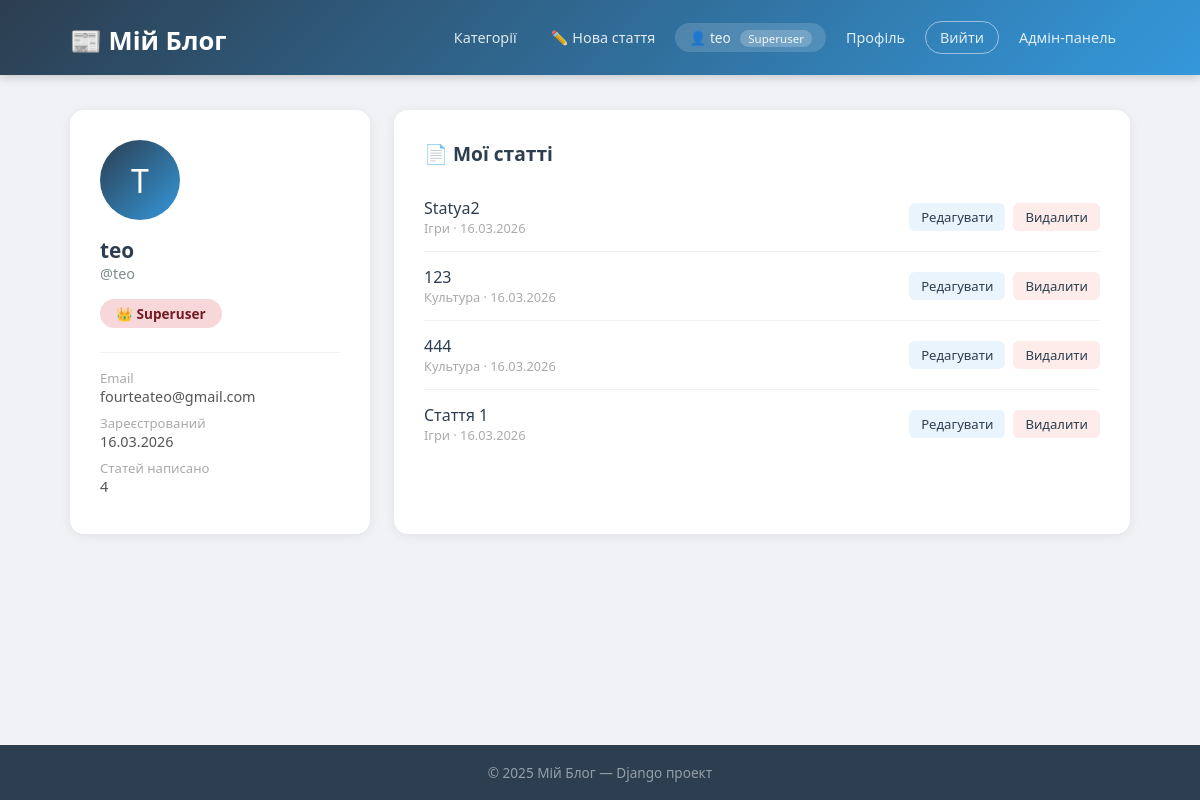
/profile/ (signed in), run on the app's committed database.
### blog/models.py (models this page shows, shortened)
class Article(models.Model):
    title = models.CharField(max_length=200, verbose_name='Заголовок')
    content = models.TextField(verbose_name='Зміст')
    category = models.ForeignKey(
        Category,
        on_delete=models.CASCADE,
        related_name='articles',
        verbose_name='Категорія'
    )
    author = models.ForeignKey(
        User,
        on_delete=models.SET_NULL,
        null=True,
        related_name='articles',
        verbose_name='Автор'
    )
    created_at = models.DateTimeField(auto_now_add=True, verbose_name='Дата публікації')
    updated_at = models.DateTimeField(auto_now=True, verbose_name='Дата редагування')
    is_published = models.BooleanField(default=True, verbose_name='Опубліковано')
    class Meta:
        verbose_name = 'Стаття'
        verbose_name_plural = 'Статті'
        ordering = ['-created_at']

class Category(models.Model):
    name = models.CharField(max_length=100, verbose_name='Назва категорії')
    slug = models.SlugField(unique=True, verbose_name='Slug')
    description = models.TextField(blank=True, verbose_name='Опис')
    class Meta:
        verbose_name = 'Категорія'
        verbose_name_plural = 'Категорії'
        ordering = ['name']

### blog/views.py (the view)
# urls.py: path('profile/', views.profile_view, name='profile'),
@login_required
def profile_view(request):
    profile, _ = UserProfile.objects.get_or_create(user=request.user)
    user_articles = Article.objects.filter(author=request.user).order_by('-created_at')
    return render(request, 'blog/auth/profile.html', {
        'profile': profile,
        'user_articles': user_articles,
    })

### blog/models.py (called while the page is built)
    def can_create_article(self):
        return self.role in [self.ROLE_AUTHOR, self.ROLE_MODERATOR] or self.user.is_staff

### blog/templates/blog/auth/profile.html (shortened to what this page needs)
{% extends 'blog/base.html' %}
{% block content %}
<div class="profile-grid">
    <div>
        <div class="profile-card">
            <div class="avatar">{{ user.username|first|upper }}</div>
            <div class="profile-name">
                {% if user.get_full_name %}{{ user.get_full_name }}{% else %}{{ user.username }}{% endif %}
            </div>
            <div class="profile-username">@{{ user.username }}</div>
            {% if user.is_superuser %}
                <span class="role-badge role-admin">👑 Superuser</span>
            {% elif user.is_staff %}
                <span class="role-badge role-admin">🔧 Адміністратор</span>
            {% elif profile.role == 'moderator' %}
                <span class="role-badge role-moderator">🛡️ Модератор</span>
            {% elif profile.role == 'author' %}
                <span class="role-badge role-author">✏️ Автор</span>
            {% else %}
                <span class="role-badge role-reader">👁️ Читач</span>
            {% endif %}
            <div class="profile-info">
                <div>
                    <span>Email</span>
                    {{ user.email|default:"—" }}
                </div>
                <div>
                    <span>Зареєстрований</span>
                    {{ user.date_joined|date:"d.m.Y" }}
                </div>
                <div>
                    <span>Статей написано</span>
                    {{ user_articles.count }}
                </div>
            </div>
        </div>
    </div>
    <div class="profile-card articles-card">
        <h3>📄 Мої статті</h3>
        {% if user_articles %}
            {% for article in user_articles %}
            <div class="article-row">
                <div>
                    <a href="{% url 'blog:article_detail' article.pk %}">{{ article.title }}</a>
                    <div class="art-meta">
                        {{ article.category.name }} · {{ article.created_at|date:"d.m.Y" }}
                    </div>
                </div>
                <div class="art-actions">
                    <a href="{% url 'blog:article_edit' article.pk %}" class="btn-sm btn-edit">Редагувати</a>
                    <a href="{% url 'blog:article_delete' article.pk %}" class="btn-sm btn-del">Видалити</a>
                </div>
            </div>
            {% endfor %}
        {% else %}
            <div class="empty">📭 Ви ще не написали жодної статті.</div>
        {% endif %}
    </div>
</div>
{% endblock %}

### blog/templates/blog/base.html (shortened to what this page needs)
<!DOCTYPE html>
<html lang="uk">
<head>
</head>
<body>
<header>
    <div class="container">
        <h1><a href="/">📰 Мій Блог</a></h1>
        <nav>
            <a href="/">Категорії</a>
            {% if user.is_authenticated %}
                {% with profile=user.profile %}
                    {% if profile.can_create_article or user.is_staff %}
                        <a href="{% url 'blog:article_create' %}">✏️ Нова стаття</a>
                    {% endif %}
                {% endwith %}
                <span class="user-badge">
                    👤 {{ user.username }}
                    {% if user.is_superuser %}<span class="role-tag">Superuser</span>
                    {% elif user.is_staff %}<span class="role-tag">Адмін</span>
                    {% elif user.profile.role == 'moderator' %}<span class="role-tag">Модератор</span>
                    {% elif user.profile.role == 'author' %}<span class="role-tag">Автор</span>
                    {% else %}<span class="role-tag">Читач</span>
                    {% endif %}
                </span>
                <a href="{% url 'blog:profile' %}">Профіль</a>
                <a href="{% url 'blog:logout' %}" class="btn-outline">Вийти</a>
            {% else %}
                <a href="{% url 'blog:login' %}">Увійти</a>
                <a href="{% url 'blog:register' %}" class="btn-primary">Реєстрація</a>
            {% endif %}
            {% if user.is_staff %}<a href="/admin/">Адмін-панель</a>{% endif %}
        </nav>
    </div>
</header>
<main>
    <div class="container">
        {% block content %}{% endblock %}
    </div>
</main>
<footer>
    <p>© 2025 Мій Блог — Django проект</p>
</footer>
</body>
</html>

### blog/templates/blog/base.html (style rules this page uses)
* { box-sizing: border-box; margin: 0; padding: 0; }
body { font-family: 'Segoe UI', sans-serif; background: #f0f2f5; color: #333; min-height: 100vh; display: flex; flex-direction: column; }
header { background: linear-gradient(135deg, #2c3e50, #3498db); color: white; padding: 16px 0; box-shadow: 0 2px 10px rgba(0,0,0,0.2); }
header .container { display: flex; align-items: center; justify-content: space-between; flex-wrap: wrap; gap: 10px; }
header h1 a { color: white; text-decoration: none; font-size: 1.6rem; font-weight: 700; }
nav { display: flex; align-items: center; gap: 6px; flex-wrap: wrap; }
nav a { color: rgba(255,255,255,0.85); text-decoration: none; padding: 6px 14px; border-radius: 20px; font-size: 0.9rem; transition: background 0.2s; }
nav a.btn-outline { border: 1px solid rgba(255,255,255,0.5); }
.user-badge { background: rgba(255,255,255,0.15); border-radius: 20px; padding: 5px 14px; font-size: 0.85rem; color: rgba(255,255,255,0.9); }
.role-tag { font-size: 0.72rem; background: rgba(255,255,255,0.2); border-radius: 10px; padding: 1px 8px; margin-left: 6px; }
.container { max-width: 1100px; margin: 0 auto; padding: 0 20px; }
main { padding: 35px 0; flex: 1; }
footer { background: #2c3e50; color: rgba(255,255,255,0.5); text-align: center; padding: 18px; font-size: 0.85rem; }

### blog/templates/blog/auth/profile.html (style rules this page uses)
.profile-grid { display: grid; grid-template-columns: 300px 1fr; gap: 24px; }
.profile-card { background: white; border-radius: 14px; padding: 30px; box-shadow: 0 2px 12px rgba(0,0,0,0.07); }
.avatar { width: 80px; height: 80px; border-radius: 50%; background: linear-gradient(135deg, #2c3e50, #3498db); display: flex; align-items: center; justify-content: center; font-size: 2rem; color: white; margin-bottom: 16px; }
.profile-name { font-size: 1.3rem; font-weight: 700; color: #2c3e50; }
.profile-username { color: #7f8c8d; font-size: 0.9rem; margin-bottom: 16px; }
.role-badge { display: inline-block; border-radius: 20px; padding: 5px 16px; font-size: 0.85rem; font-weight: 600; margin-bottom: 16px; }
.role-admin { background: #f8d7da; color: #721c24; }
.profile-info { font-size: 0.9rem; color: #555; border-top: 1px solid #f0f0f0; padding-top: 16px; margin-top: 8px; }
.profile-info div { margin-bottom: 8px; }
.profile-info span { color: #aaa; font-size: 0.82rem; display: block; }
.articles-card h3 { font-size: 1.2rem; color: #2c3e50; margin-bottom: 16px; }
.article-row { display: flex; justify-content: space-between; align-items: center; padding: 14px 0; border-bottom: 1px solid #f0f0f0; }
.article-row:last-child { border-bottom: none; }
.article-row a { color: #2c3e50; text-decoration: none; font-weight: 500; }
.art-meta { font-size: 0.8rem; color: #aaa; }
.art-actions { display: flex; gap: 8px; }
.btn-sm { padding: 5px 12px; border-radius: 6px; font-size: 0.82rem; text-decoration: none; font-weight: 600; }
.btn-edit { background: #eaf4fd; color: #2980b9; }
.btn-del { background: #fdecea; color: #c0392b; }

### data on the page
Article: title "Statya2", category.name "Ігри", created_at "16.03.2026"
Article: title "123", category.name "Культура", created_at "16.03.2026"
Article: title "444", category.name "Культура", created_at "16.03.2026"
Article: title "Стаття 1", category.name "Ігри", created_at "16.03.2026"

### other printed values
{{ user.username }} "teo"
{{ user.username|first|upper }} "T"
{{ user.email|default:"—" }} "fourteateo@gmail.com"
{{ user.date_joined|date:"d.m.Y" }} "16.03.2026"
{{ user_articles.count }} "4"
